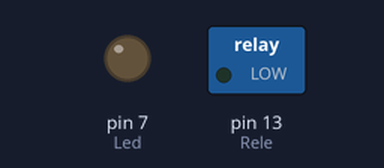
A sketch run on a simulated Arduino Uno, built with avr-gcc and run on an emulated ATmega328P. Parts: switched loads named in the sketch (green lamp = pin HIGH), output pins drawn as LEDs (lit = HIGH).

Above: at 1.0 s.
At 2.5 s:
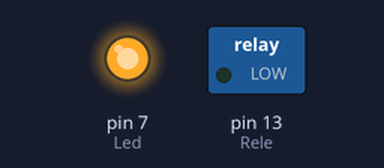
Timing chart, 0 to 4.6 s (numbered marks = the images above):
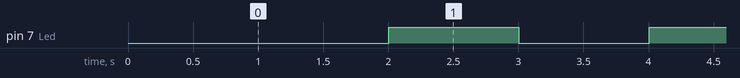

Measured:
- by itself, pin 7 (Led): repeats every 2.0 s: LOW 1.0 s, HIGH 1.0 s
- by itself, everything shown: repeats every 6.0 s, in 6 steps

The sketch:

10_Rele_B.ino
```cpp
int Rele = 13;
int Led = 7;

float TiempoRele = 0;
float TiempoLed = 0;

float EsperaRele = 5000;
float EsperaLed = 1000;

boolean EstadoRele = false;
boolean EstadoLed = false;

void setup() {
  pinMode(Rele, OUTPUT);
  pinMode(Led, OUTPUT);
}

void loop() {
  actualizarLed();
  actualizarRele();
}

void actualizarLed() {
  float TiempoActual = millis();
  if (TiempoActual - TiempoLed > EsperaLed) {
    TiempoLed = TiempoActual;
    digitalWrite(Led, EstadoLed);
    EstadoLed = !EstadoLed;
  }
}

void actualizarRele() {
  float TiempoActual = millis();
  if (TiempoActual - TiempoRele > EsperaRele) {
    TiempoRele = TiempoActual;
    digitalWrite(Led, EstadoRele);
    EstadoRele = !EstadoRele;
  }
}
```
